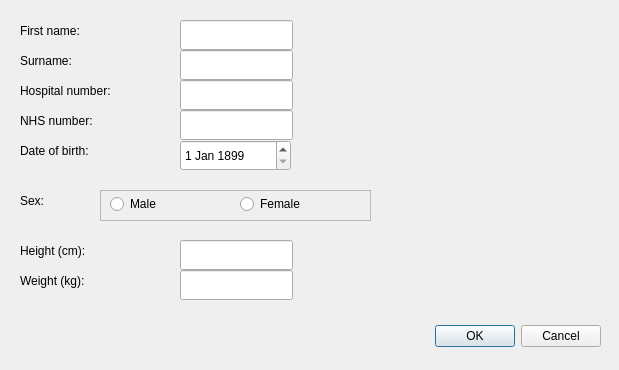
<?xml version="1.0" encoding="UTF-8"?>
<ui version="4.0">
 <class>addPat</class>
 <widget class="QDialog" name="addPat">
  <property name="geometry">
   <rect>
    <x>0</x>
    <y>0</y>
    <width>619</width>
    <height>370</height>
   </rect>
  </property>
  <property name="windowTitle">
   <string>Add new patient</string>
  </property>
  <widget class="QDialogButtonBox" name="buttonBox">
   <property name="geometry">
    <rect>
     <x>260</x>
     <y>320</y>
     <width>341</width>
     <height>32</height>
    </rect>
   </property>
   <property name="orientation">
    <enum>Qt::Horizontal</enum>
   </property>
   <property name="standardButtons">
    <set>QDialogButtonBox::Cancel|QDialogButtonBox::Ok</set>
   </property>
  </widget>
  <widget class="QLabel" name="label">
   <property name="geometry">
    <rect>
     <x>20</x>
     <y>20</y>
     <width>91</width>
     <height>22</height>
    </rect>
   </property>
   <property name="text">
    <string>First name:</string>
   </property>
  </widget>
  <widget class="QLabel" name="label_2">
   <property name="geometry">
    <rect>
     <x>20</x>
     <y>50</y>
     <width>81</width>
     <height>22</height>
    </rect>
   </property>
   <property name="text">
    <string>Surname:</string>
   </property>
  </widget>
  <widget class="QLabel" name="label_3">
   <property name="geometry">
    <rect>
     <x>20</x>
     <y>80</y>
     <width>131</width>
     <height>22</height>
    </rect>
   </property>
   <property name="text">
    <string>Hospital number:</string>
   </property>
  </widget>
  <widget class="QLabel" name="label_4">
   <property name="geometry">
    <rect>
     <x>20</x>
     <y>110</y>
     <width>121</width>
     <height>22</height>
    </rect>
   </property>
   <property name="text">
    <string>NHS number:</string>
   </property>
  </widget>
  <widget class="QLabel" name="label_5">
   <property name="geometry">
    <rect>
     <x>20</x>
     <y>140</y>
     <width>111</width>
     <height>22</height>
    </rect>
   </property>
   <property name="text">
    <string>Date of birth:</string>
   </property>
  </widget>
  <widget class="QLineEdit" name="fnameEdit">
   <property name="geometry">
    <rect>
     <x>180</x>
     <y>20</y>
     <width>113</width>
     <height>30</height>
    </rect>
   </property>
  </widget>
  <widget class="QLineEdit" name="snameEdit">
   <property name="geometry">
    <rect>
     <x>180</x>
     <y>50</y>
     <width>113</width>
     <height>30</height>
    </rect>
   </property>
  </widget>
  <widget class="QLineEdit" name="rxrEdit">
   <property name="geometry">
    <rect>
     <x>180</x>
     <y>80</y>
     <width>113</width>
     <height>30</height>
    </rect>
   </property>
  </widget>
  <widget class="QLineEdit" name="nhsEdit">
   <property name="geometry">
    <rect>
     <x>180</x>
     <y>110</y>
     <width>113</width>
     <height>30</height>
    </rect>
   </property>
  </widget>
  <widget class="QDateEdit" name="dobEdit">
   <property name="geometry">
    <rect>
     <x>180</x>
     <y>140</y>
     <width>111</width>
     <height>31</height>
    </rect>
   </property>
   <property name="dateTime">
    <datetime>
     <hour>0</hour>
     <minute>0</minute>
     <second>0</second>
     <year>1899</year>
     <month>1</month>
     <day>1</day>
    </datetime>
   </property>
   <property name="minimumDateTime">
    <datetime>
     <hour>0</hour>
     <minute>0</minute>
     <second>0</second>
     <year>1898</year>
     <month>1</month>
     <day>1</day>
    </datetime>
   </property>
  </widget>
  <widget class="QLabel" name="label_6">
   <property name="geometry">
    <rect>
     <x>20</x>
     <y>190</y>
     <width>67</width>
     <height>22</height>
    </rect>
   </property>
   <property name="text">
    <string>Sex:</string>
   </property>
  </widget>
  <widget class="QLabel" name="label_7">
   <property name="geometry">
    <rect>
     <x>20</x>
     <y>240</y>
     <width>91</width>
     <height>22</height>
    </rect>
   </property>
   <property name="text">
    <string>Height (cm):</string>
   </property>
  </widget>
  <widget class="QLabel" name="label_8">
   <property name="geometry">
    <rect>
     <x>20</x>
     <y>270</y>
     <width>91</width>
     <height>22</height>
    </rect>
   </property>
   <property name="text">
    <string>Weight (kg):</string>
   </property>
  </widget>
  <widget class="QLineEdit" name="heightEdit">
   <property name="geometry">
    <rect>
     <x>180</x>
     <y>240</y>
     <width>113</width>
     <height>30</height>
    </rect>
   </property>
  </widget>
  <widget class="QLineEdit" name="weightEdit">
   <property name="geometry">
    <rect>
     <x>180</x>
     <y>270</y>
     <width>113</width>
     <height>30</height>
    </rect>
   </property>
  </widget>
  <widget class="QFrame" name="frame">
   <property name="geometry">
    <rect>
     <x>100</x>
     <y>190</y>
     <width>271</width>
     <height>31</height>
    </rect>
   </property>
   <property name="frameShape">
    <enum>QFrame::StyledPanel</enum>
   </property>
   <property name="frameShadow">
    <enum>QFrame::Raised</enum>
   </property>
   <widget class="QRadioButton" name="sexMradioButton">
    <property name="geometry">
     <rect>
      <x>10</x>
      <y>0</y>
      <width>114</width>
      <height>28</height>
     </rect>
    </property>
    <property name="text">
     <string>Male</string>
    </property>
   </widget>
   <widget class="QRadioButton" name="sexFradioButton">
    <property name="geometry">
     <rect>
      <x>140</x>
      <y>0</y>
      <width>114</width>
      <height>28</height>
     </rect>
    </property>
    <property name="text">
     <string>Female</string>
    </property>
   </widget>
  </widget>
 </widget>
 <resources/>
 <connections>
  <connection>
   <sender>buttonBox</sender>
   <signal>accepted()</signal>
   <receiver>addPat</receiver>
   <slot>accept()</slot>
   <hints>
    <hint type="sourcelabel">
     <x>248</x>
     <y>254</y>
    </hint>
    <hint type="destinationlabel">
     <x>157</x>
     <y>274</y>
    </hint>
   </hints>
  </connection>
  <connection>
   <sender>buttonBox</sender>
   <signal>rejected()</signal>
   <receiver>addPat</receiver>
   <slot>reject()</slot>
   <hints>
    <hint type="sourcelabel">
     <x>316</x>
     <y>260</y>
    </hint>
    <hint type="destinationlabel">
     <x>286</x>
     <y>274</y>
    </hint>
   </hints>
  </connection>
 </connections>
</ui>
